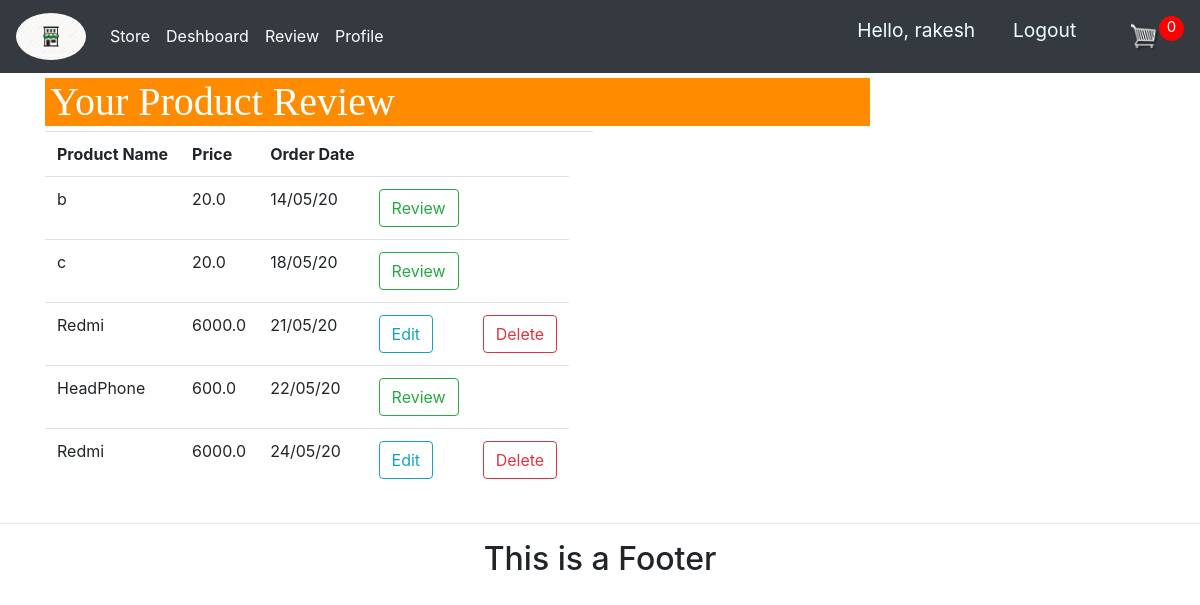
Page /customer/review/ (signed in) on the earlier database version.
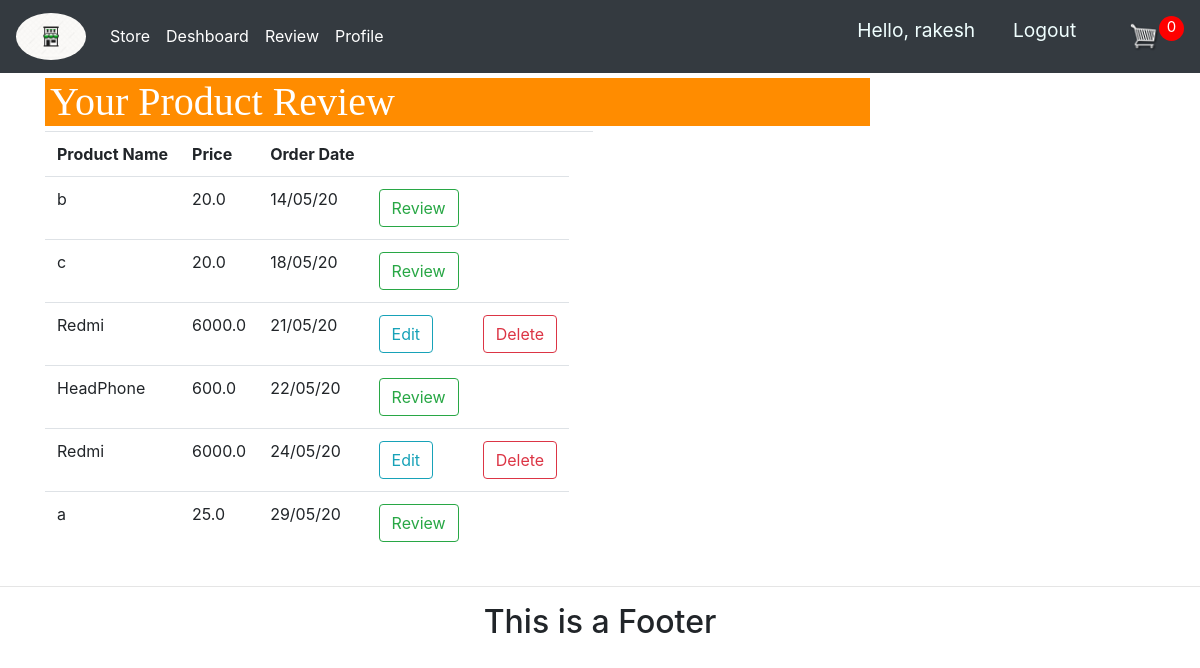
Same page on the later database version.
### customer/models.py (models this page shows, shortened)
class OrderItem(models.Model):
    status = (('Panding','Panding'),('Delivered','Delivered'))
    product = models.ForeignKey(Product,on_delete=models.CASCADE)
    order = models.ForeignKey(Orders, on_delete=models.CASCADE)
    status = models.CharField(max_length=50,choices=status,default='Panding')
    quantity = models.IntegerField(default=0)
    cr_date = models.DateTimeField(auto_now_add=True)
    @property
    def get_review(self):
        try:
            review = Review.objects.filter(customer = self.order.customer,product_name =self.product)
            return review
        except:
            pass

### seller/models.py (models this page shows, shortened)
class Product(models.Model):
    Category = (('Indoor','Indoor'),('Out Door','Out Door'))
    seller = models.ForeignKey(to=MyProfile,on_delete=models.CASCADE)
    name = models.CharField(max_length=200)
    price = models.FloatField()
    discount_price = models.FloatField(default=0)
    Category = models.CharField(max_length=100,choices = Category)
    description = models.TextField()
    image = models.ImageField(upload_to='product/')
    cr_date = models.DateTimeField(auto_now_add=True)
    tag = models.ManyToManyField(Tag)
    slug = models.SlugField(null=True,unique=True)
    product_status = models.BooleanField(default=True)

### accounts/decoratoer.py (the view)
        def wrapper_func(req, *args, **kwargs):
            group =None
            if req.user.groups.exists():
                group=req.user.groups.all()[0].name
                if group in allowed_roles:
                    return view_func(req, *args, **kwargs)
                else:
                    return HttpResponse('You are note authorized to access this page')

### accounts/decoratoer.py (called while the page is built)
def  allowed_user(allowed_roles=[]):
    def decorator(view_func):
        def wrapper_func(req, *args, **kwargs):
            group =None
            if req.user.groups.exists():
                group=req.user.groups.all()[0].name
                if group in allowed_roles:
                    return view_func(req, *args, **kwargs)
                else:
                    return HttpResponse('You are note authorized to access this page')
        return wrapper_func
    return decorator

### accounts/models.py (called while the page is built)
    def __str__(self):
        return self.name

### accounts/templatetags/account_extras.py (called while the page is built)
@register.filter(name='has_group')
def has_group(user, group_name):
    group = Group.objects.get(name=group_name)
    try:
        if group in user.groups.all():
            print('True')
            return True
    except:
        return False

### customer/models.py (called while the page is built)
    @property
    def get_orderitem(self):
        return self.orderitem_set.all()

    @property
    def get_cart_items(self):
        totalitems = self.orderitem_set.all()
        print('rakeshssssldjfkd',totalitems)
        total = sum([items.quantity for items in totalitems])
        return total

### customer/templates/customer/review_page.html (shortened to what this page needs)
{% extends 'accounts/base.html' %}
{% load static %}
{% block body %}
<div class="container">
    <div class="row">
        <div class="col-lg-9">
            <div style="background-color: darkorange;">
                <h1 style="margin: 5px;font-family: 'Times New Roman'; color: white;">Your Product Review </h1>
            </div>
            <div class="table">
                <table>
                    <th>Product Name</th>
                    <th> Price </th>
                    <th> Order Date </th>
                    <th></th>
                    <th></th>
                    <th></th>
                    {% for order in product %}
                    {% for item in order.get_orderitem %}
                    <tr>
                        <td>{{item.product.name}}</td>
                        <td>{{item.product.price}}</td>
                        <td>{{item.cr_date | date:"d/m/y"}}</td>
                        {% if item.get_review %}
                        <td><button id="edit_button" class="btn btn-outline-info show_edit" data-action="get_data"
                                data-product="{{item.product.id}}" data-url="{% url 'edit_review' %}"
                                data-id="{{item.product.id}}">Edit</button></td>
                        <td><button id="delete_button" class="btn btn-outline-danger delete_review" data-action="delete"
                                data-product="{{item.product.id}}" data-url="{% url 'edit_review' %}">Delete</button>
                        </td>
                        {% else %}
                        <td><button id="review_button" class="btn btn-outline-success show_review "
                                data-product="{{item.product.name}}" data-id="{{item.product.id}}">Review</button></td>
                        <td></td>
                        {% endif %}
                    </tr>
                    {% endfor %}
                    {% endfor %}
                </table>
            </div>
        </div>
        <div class="col-lg-3 ">
        </div>
    </div>
</div>
{% endblock %}

Differences in the rows shown:
added OrderItem: product.name "a", product.price "25.0", cr_date "29/05/20"
